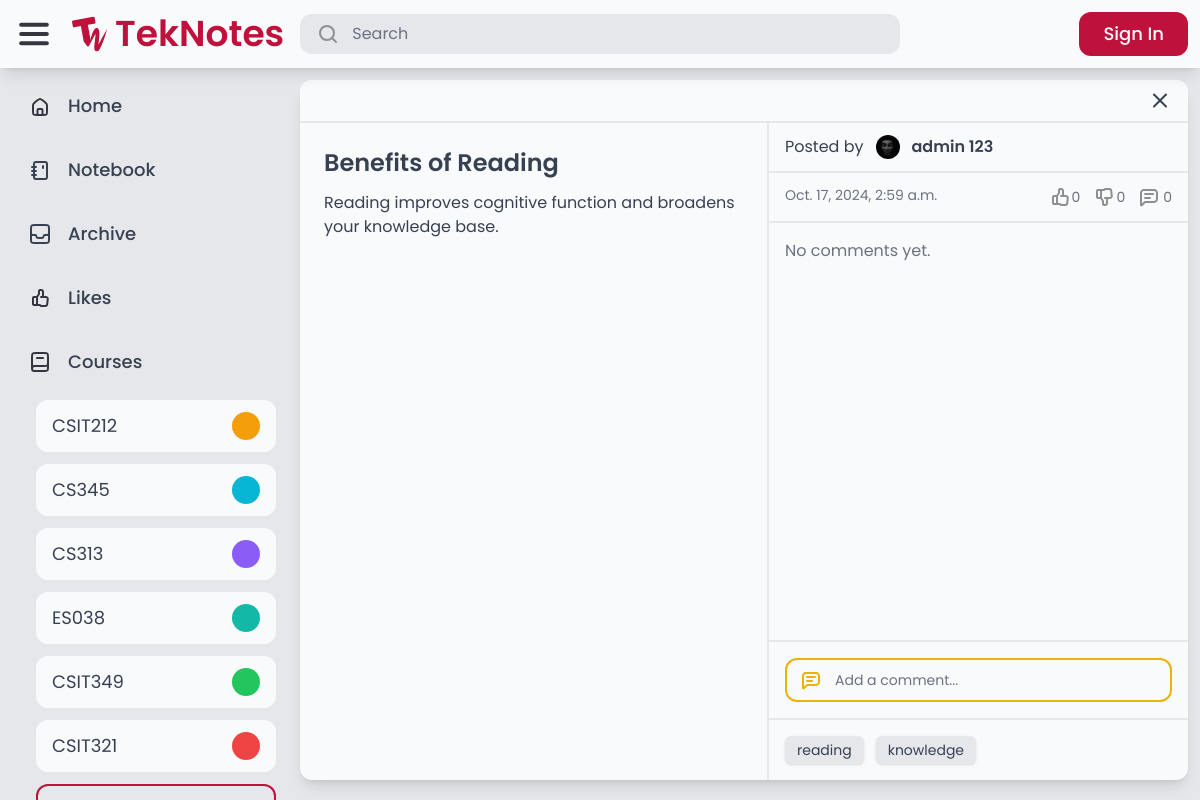
/notes/21/, run on the app's committed database.
### course/models.py (models this page shows, shortened)
class Course(models.Model):
    COLORS = [
        ('red-500', 'Red'),
        ('orange-500', 'Orange'),
        ('amber-500', 'Amber'),
        ('lime-500', 'Lime'),
        ('green-500', 'Green'),
        ('emerald-500', 'Emerald'),
        ('teal-500', 'Teal'),
        ('cyan-500', 'Cyan'),
        ('blue-500', 'Blue'),
        ('indigo-500', 'Indigo'),
        ('violet-500', 'Violet'),
        ('purple-500', 'Purple'),
        ('fuchsia-500', 'Fuschia'),
        ('pink-500', 'Pink'),
    ]
    code = models.CharField(max_length=20)
    description = models.CharField(max_length=255)
    color = models.CharField(max_length=20, choices=COLORS, default='gray-500')
    created_by = models.ForeignKey(User, related_name='courses', on_delete=models.CASCADE)

### notes/models.py (models this page shows, shortened)
class Note(models.Model):
    title = models.CharField(max_length=255)
    content = models.TextField(max_length=255, blank=True)
    course = models.ForeignKey(Course, null=True, blank=True, on_delete=models.SET_NULL)
    created_by = models.ForeignKey(User, related_name='notes', on_delete=models.CASCADE)
    created_at = models.DateTimeField(auto_now_add=True)
    modified_at = models.DateTimeField(auto_now=True)
    tags = models.ManyToManyField(Tag, related_name='notes', blank=True)
    is_archived = models.BooleanField(default=False)
    is_private = models.BooleanField(default=False)

### authentication/models.py (models this page shows, shortened)
class Profile(models.Model):
    user = models.OneToOneField(User, on_delete=models.CASCADE)
    bio = models.TextField(max_length=500, default='No bio yet.')
    avatar = models.ImageField(default="avatars/default.jpg", upload_to="avatars")
    location = models.CharField(max_length=30, blank=True)

### tags/models.py (models this page shows)
class Tag(models.Model):
    name = models.CharField(max_length=50, unique=True)
    def __str__(self):
        return self.name

### notes/views.py (the view)
# urls.py: path('<int:note_id>/', views.note_detail, name="note_detail"),
def note_detail(request, note_id):
    note = get_object_or_404(Note, id=note_id)
    return render(request, 'notes/note_detail.html', {'note': note})

### core/context_processors.py (called while the page is built)
def courses_list(request):
    return {
        'your_courses': Course.objects.all().distinct()
    }

### notes/templates/notes/note_detail.html (shortened to what this page needs)
{% extends 'core/base.html' %}
{% load static %}
{% load custom_filters %}
{% block content %}
    <div class="flex flex-col bg-gray-50 overflow-hidden shadow-lg rounded-xl w-full h-full max-w-6xl max-h-[700px] self-center justify-self-center">
        <div class="flex {% if not note.course %} bg-gray-50 border-b-2 border-gray-200 {% else %} bg-{{ note.course.color }} {% endif %} px-4 py-2 gap-2 justify-between">
            <a href="javascript:history.back()"><img src="{% if note.course %} {% static 'teknotes/images/Close.svg' %} {% else %} {% static 'teknotes/images/Close_black.svg' %} {% endif %}" alt="x"></a>
        </div>
        <div class="flex flex-1 overflow-hidden">
            <div class="flex flex-col p-6 gap-3 flex-1 border-r-2 border-gray-200">
                <div class="flex flex-col">
                    <h1 class="text-2xl text-gray-700 font-semibold">{{ note.title }}</h1>
                </div>
                <div class="flex flex-col gap-3">
                    <p class="text-gray-700">
                        {{ note.content }}
                    </p>
                </div>
            </div>
            <div class="flex flex-col flex-1 max-w-md overflow-hidden">
                <div class="px-4 py-3 gap-3 flex items-center">
                    <p class="text-gray-700">Posted by</p>
                    <a href="{% url 'auth:profile' note.created_by.id %}" class="flex gap-3">
                        <img src="{{ note.created_by.profile.avatar.url }}" alt="Profile Image" class="h-6 w-6 aspect-square rounded-full">
                        <p class="text-gray-700 font-semibold">{{ note.created_by.first_name }} {{ note.created_by.last_name }}</p>
                    </a>
                </div>
                <div class="flex justify-between px-4 py-3 gap-3 border-t-2 border-gray-200">
                    <p class="text-gray-500 text-sm">{{ note.modified_at }}</p>
                    <div class="flex gap-3">
                        <div class="flex gap-0.5 items-center">
                            <form action="{% url 'comments:like' note.id %}" method="post" class="note-form">
                                <button type="submit" class="flex items-center">
                                    <img src="{% if request.user.is_authenticated and note|is_liked:request.user %}{% static 'teknotes/images/thumbed_up.svg' %}{% else %}{% static 'teknotes/images/thumb_up.svg' %}{% endif %}" alt="thumb_up">
                                    <p class="text-sm {% if request.user.is_authenticated and note|is_liked:request.user %}text-yellow-500 font-medium{% else %}text-gray-500{% endif %}">{{ note.likes.count }}</p>
                                </button>
                            </form>
                        </div>
                        <div class="flex gap-0.5 items-center">
                            <form action="{% url 'comments:dislike' note.id %}" method="post" class="note-form">
                                <button type="submit" class="flex items-center">
                                    <img src="{% if request.user.is_authenticated and note|is_disliked:request.user %}{% static 'teknotes/images/thumbed_down.svg' %}{% else %}{% static 'teknotes/images/thumb_down.svg' %}{% endif %}" alt="thumb_down">
                                <p class="text-sm {% if request.user.is_authenticated and note|is_disliked:request.user %}text-yellow-500 font-medium{% else %}text-gray-500{% endif %}">{{ note.dislikes.count }}</p>
                                </button>
                            </form>
                        </div>
                        <div class="flex gap-0.5 items-center">
                            <img src="{% static 'teknotes/images/comment.svg' %}" alt="comment">
                            <p class="text-sm text-gray-500">{{ note.comments.count }}</p>
                        </div>
                    </div>
                </div>
                <div class="flex flex-1 overflow-hidden border-t-2 border-gray-200 w-full">
                    <div class="flex flex-col gap-4 p-4 items-start overflow-y-auto w-full">
                        {% for comment in note.comments.all %}
                            <div class="flex flex-col gap-1 p-3 rounded-lg bg-gray-200 shadow">
                                <div class="flex gap-2 items-center">
                                    <p class="text-gray-500 text-sm">from</p>
                                    <a href="{% url 'auth:profile' comment.user.id %}" class="flex gap-1 items-center">
                                        <img src="{{ comment.user.profile.avatar.url }}" alt="Profile Image" class="h-4 w-4 aspect-square rounded-full">
                                        <p class="text-gray-500 font-medium text-sm">{{ comment.user.first_name }} {{ comment.user.last_name }}</p>
                                    </a>
                                </div>
                                <p class="text-gray-700 font-medium">{{ comment.content }}</p>
                                <p class="text-gray-500 text-sm">{{ comment.created_at|timesince }} ago</p>
                            </div>
                        {% empty %}
                            <p class="text-gray-500">No comments yet.</p>
                        {% endfor %}
                    </div>
                </div>
                <div class="flex p-4 gap-3 border-t-2 border-gray-200">
                    <form action="{% url 'comments:comment' note.id %}" method="post" class="flex  note-form flex-1 gap-3 px-3 py-2 border-2 border-yellow-500 rounded-xl">
                        <img src="{% static 'teknotes/images/comment_yellow.svg' %}" alt="comment">
                        <input type="text" name="comment" id="comment" class="placeholder-gray-500 text-sm text-gray-700 bg-transparent border-none focus:outline-none flex-1" placeholder="Add a comment...">
                    </form>
                </div>
                {% if note.tags.count > 0 %}
                    <div class="flex flex-wrap p-4 gap-3 border-t-2 border-gray-200">
                        {% for tag in note.tags.all|slice:":3" %}
                            <p class="bg-gray-200 text-sm text-gray-700 shadow px-3 py-1 rounded-md inline-block">{{ tag }}</p>
                        {% endfor %}
                    </div>
                {% endif %}
            </div>
        </div>
    </div>
{% endblock %}

### core/templates/core/base.html (shortened to what this page needs)
{% extends 'core/core.html' %}
{% load static %}
{% block body %}
    <div class="flex flex-col h-full overflow-hidden">
        <header class="flex items-center w-full p-3 gap-3 shadow-lg z-10 bg-gray-50">
            <div class="flex flex-1 items-center gap-4">
                <img class="cursor-pointer" id="menu-icon" src="{% static 'teknotes/images/Menu.svg' %}" alt="Menu">
                <a href="/" class="flex items-center gap-2">
                    <img src="{% static 'teknotes/images/TekNotes-Logo.svg' %}" alt="Logo">
                    <p id="logo-text" class="font-semibold text-rose-700 text-4xl">TekNotes</p>
                </a>
                <form action="{% url 'advanced_search:search' %}" method="get" class="flex flex-1 max-w-[600px] px-4 py-2 rounded-xl bg-gray-200 transition-all hover:bg-gray-300 gap-3 cursor-text min-w-[0px]" onclick="this.querySelector('input[name=\'query\']').focus();">
                    <img src="{% static 'teknotes/images/Search.svg' %}" alt="Search">
                    <input name="query" class="placeholder-gray-500 w-full text-gray-700 bg-transparent border-none focus:outline-none min-w-[0px]" type="text" value="{{ query }}" placeholder="Search">
                </form>
            </div>
            <div class="flex items-center gap-4 h-full">
                {% if request.user.is_authenticated %}
                    <a href="{% url 'notes:tek_a_note' %}" class="flex bg-rose-700 rounded-xl gap-4 px-4 py-2 transition-all hover:shadow-lg">
                        <img src="{% static 'teknotes/images/Edit.svg' %}" alt="Edit">
                        <p class="new-note-text text-gray-50 font-medium text-lg">Tek a Note</p>
                    </a>
                    <div class="flex h-full">
                        <a href="{% url 'auth:logout' %}" class="transition-all flex gap-4 px-4 py-2 rounded-l-xl bg-gray-200 hover:shadow-lg">
                            <p class="text-gray-700 text-lg">Log out</p>
                        </a>
                        <a href="{% url 'auth:profile' request.user.id %}" class="transition-all flex h-full aspect-square rounded-r-xl bg-[url('{{ request.user.profile.avatar.url }}')] bg-cover border-2 border-gray-200 hover:shadow-lg"></a>
                    </div>
                {% else %}
                    <a href="{% url 'auth:login' %}" class="flex bg-rose-700 rounded-xl gap-4 px-6 py-2 transition-all hover:shadow-lg">
                        <p class="text-gray-50 font-medium text-lg">Sign In</p>
                    </a>
                {% endif %}
            </div>
        </header>
        <main class="flex bg-gray-200 h-full overflow-hidden">
            <nav class="flex flex-col w-full max-w-72 h-full p-3 gap-3 overflow-y-auto">
                <a href="/" class="nav-elem flex rounded-xl px-4 py-3 gap-4 {% if request.path == '/' %} active-nav bg-gray-50 px-6 py-3 shadow-lg border-l-8 border-rose-700 {% endif %}">
                    <img src="{% static 'teknotes/images/Home.svg' %}" alt="Home">
                    <p class="nav-text text-lg text-gray-700 font-medium">Home</p>
                </a>
                <a href="/notebook/" class="nav-elem flex rounded-xl px-4 py-3 gap-4 {% if request.path == '/notebook/' %} active-nav bg-gray-50 px-6 py-3 shadow-lg border-l-8 border-rose-700 {% endif %}">
                    <img src="{% static 'teknotes/images/notebook.svg' %}" alt="Notebook">
                    <p class="nav-text text-lg text-gray-700 font-medium">Notebook</p>
                </a>
                <a href="/archive/" class="nav-elem flex rounded-xl px-4 py-3 gap-4 {% if request.path == '/archive/' %} active-nav bg-gray-50 px-6 py-3 shadow-lg border-l-8 border-rose-700 {% endif %}">
                    <img src="{% static 'teknotes/images/Archive.svg' %}" alt="Archive">
                    <p class="nav-text text-lg text-gray-700 font-medium">Archive</p>
                </a>
                <a href="/likes/" class="nav-elem flex rounded-xl px-4 py-3 gap-4 {% if request.path == '/likes/' %} active-nav bg-gray-50 px-6 py-3 shadow-lg border-l-8 border-rose-700 {% endif %}">
                    <img src="{% static 'teknotes/images/Likes.svg' %}" alt="Likes">
                    <p class="nav-text text-lg text-gray-700 font-medium">Likes</p>
                </a>
                <div class="nav-elem flex rounded-xl px-4 py-3 gap-4">
                    <img src="{% static 'teknotes/images/Course.svg' %}" alt="Courses">
                    <p class="nav-text text-lg text-gray-700 font-medium">Courses</p>
                </div>
                <div id="courses" class="flex flex-col pl-6 gap-3">
                    {% for course in your_courses %}
                        <a href="{% url 'advanced_search:search_by_course' course.id %}" class="group transition-all course-elem nav-elem flex rounded-xl px-4 py-3 justify-between bg-gray-50 hover:bg-{{ course.color }}">
                            <p class="course-text text-lg text-gray-700 group-hover:text-gray-50">{{ course.code }}</p>
                            <div class="rounded-full bg-{{ course.color }} group-hover:bg-gray-50 h-full min-h-7 aspect-square course-color"></div>
                        </a>
                    {% endfor %}
                    <a id="add-course" href="{% url 'course:add_a_course' %}" class="transition-all course-elem nav-elem flex rounded-xl px-4 py-3 justify-between border-2 border-rose-700 hover:bg-rose-700 text-rose-700 hover:text-gray-50 hover:font-regular">
                    </a>
                </div>
            </nav>
            <div class="flex flex-col flex-1 h-full p-3 gap-3 overflow-hidden">
                {% block content %}
                {% endblock %}
            </div>
        </main>
    </div>
{% endblock %}

### data on the page
Course: code "CSIT212"
Course: code "CS345"
Course: code "CS313"
Course: code "ES038"
Course: code "CSIT349"
Course: code "CSIT321"
Note: title "Benefits of Reading", content "Reading improves cognitive function and broadens your knowledge base.", created_by.profile.avatar (picture), created_by.first_name "admin", created_by.last_name "123", modified_at "Oct. 17, 2024, 2:59 a.m.", likes.count "0", dislikes.count "0", comments.count "0"
Tag: name "reading"
Tag: name "knowledge"
